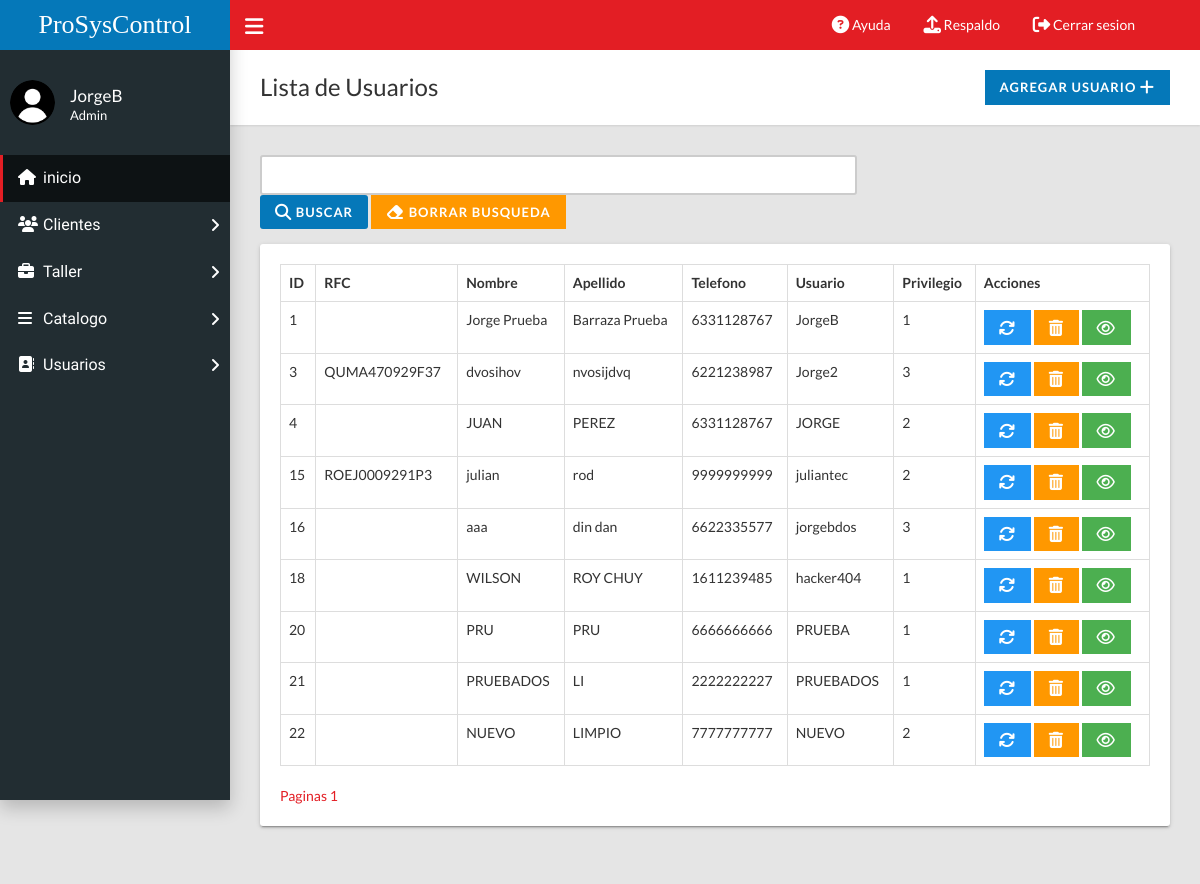
The app's page /home.php?c=usuario (signed in), older data.
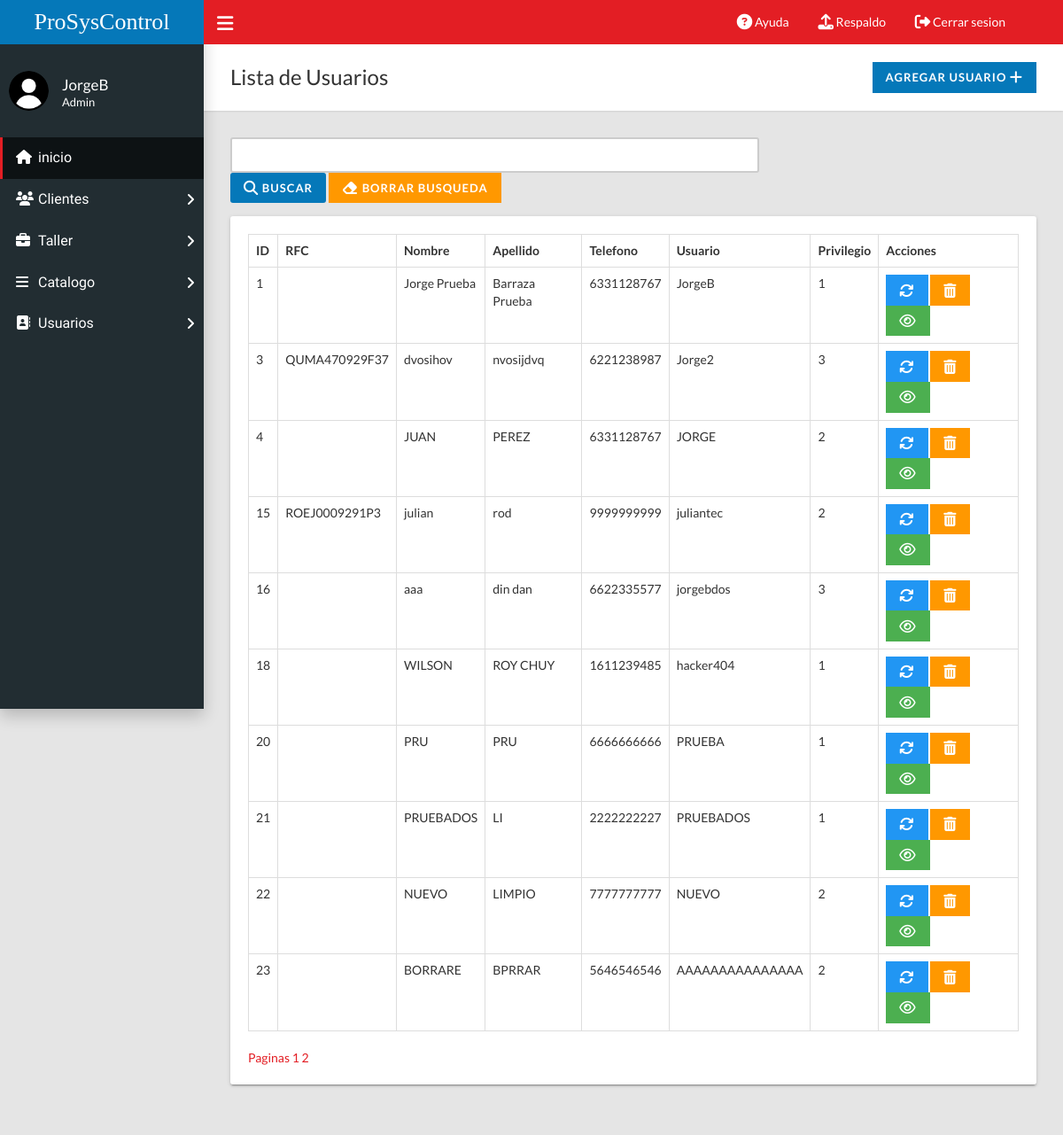
The same page, newer data.
### tables this page shows
CREATE TABLE `usuario` (
  `id` int(11) NOT NULL,
  `rfc` varchar(20) NOT NULL,
  `nombre` varchar(50) NOT NULL,
  `apellido` varchar(50) NOT NULL,
  `telefono` varchar(20) NOT NULL,
  `email` varchar(70) NOT NULL,
  `user` varchar(35) NOT NULL,
  `contrasenia` varchar(70) NOT NULL,
  `privilegio` varchar(1) NOT NULL
);

### controladores/usuario.controlador.php (called while the page is built, shortened)
<?php
require_once "modelos/usuario.php";
class UsuarioControlador{
    public function __CONSTRUCT(){
        $this->modelo = new Usuario;
    }
    public function Inicio(){
        require_once "vistas/encabezado.php";
        require_once "vistas/usuario/index.php";
        require_once "vistas/pie.php";
    }
}

### modelos/database.php (called while the page is built, shortened)
<?php
class Database{
    public static function Conectar(){
        try{
            $conexion = new PDO("mysql:host=".self::servidor.";dbname=".self::nombrebd.";charset=utf8", self::usuariobd,
            self::clave);
            $conexion -> setAttribute(PDO::ATTR_ERRMODE, PDO::ERRMODE_EXCEPTION);
            return $conexion;
        }catch(PDOException $e){
            return "Fallo " .$e->getMessage();
        }
    }
}

### modelos/usuario.php (called while the page is built, shortened)
<?php
class Usuario{
    private $pdo;
    public function __CONSTRUCT(){
        $this->pdo = Database::Conectar();
    }
    public function Listar(){
        try{
            $consulta = $this->pdo->prepare("SELECT * FROM usuario;");
            $consulta->execute();
            return $consulta->fetchAll(PDO::FETCH_OBJ);
        }catch(Exception $excepcion){
            die($excepcion->getMessage());
        }
    }
    public function Paginar($limite,$numerodeRegistros){
        try{
            $where="";
            $consulta = $this->pdo->prepare("SELECT * FROM `usuario` $where LIMIT $limite,$numerodeRegistros;");
            $consulta->execute();
            return $consulta->fetchAll(PDO::FETCH_OBJ);
        }catch(Exception $excepcion){
            die($excepcion->getMessage());
        }
    }
}

### vistas/usuario/index.php (the view, shortened to what this page needs)
<div class="content-wrapper">
  <div class="page-title">
    <div>
      <h1>Lista de Usuarios</h1>
    </div>
    <div>
      <?php if ($_SESSION['tipoUsuario'] != 'Secretario') { ?>
        <a class="btn btn-primary btn-flat" href="?c=usuario&a=FormCrear">Agregar usuario <i class="fa fa-lg fa-plus"></i></a>
      <?php } ?>
    </div>
  </div>
  <form class="form-horizontal" method="POST" <?php
                                              $url_busqueda = "";
                                              $url_paginacion = "";
                                              if (isset($_GET['pagina'])) {
                                                echo "action='?c=usuario&a=Buscar'";
                                                $url_paginacion = "&a=BuscaryPaginar&pagina=" . $_GET['pagina'];
                                              } else {
                                                echo "action='?c=usuario&a=Buscar'";
                                              }
                                              ?>>
    <div class="form-group">
      <div class="col-md-8">
        <?php if (isset($_GET['q'])) {
        ?><input class="form-control" name="campo" id="campo" type="text" required value="<?= $_GET['q'] ?>">
          <button class="btn btn-primary" type="submit" id="submitButton"><i class="fa fa-lg fa-search"></i> Buscar</button>
          <a class="btn btn-warning btn-flat" href="?c=usuario<?= $url_paginacion ?>" id="borrarBusButton"><i class="fa fa-lg fa-eraser"></i> Borrar busqueda</a>
        <?php
        } else {
        ?>
          <input class="form-control" name="campo" id="campo" type="text" required>
          <button class="btn btn-primary" type="submit" id="submitButton"><i class="fa fa-lg fa-search"></i> Buscar</button>
          <a class="btn btn-warning btn-flat" href="?c=usuario" id="borrarBusButton"><i class="fa fa-lg fa-eraser"></i> Borrar busqueda</a>
        <?php
        }
        ?>
      </div>
    </div>
    <div>
  </form>
  <div class="row">
    <div class="col-md-12">
      <div class="card">
        <div class="card-body">
          <div class="table-responsive">
            <table class="table table-hover table-bordered" role="grid" id="sampleTable">
              <thead>
                <tr>
                  <th>ID</th>
                  <th>RFC</th>
                  <th>Nombre</th>
                  <th>Apellido</th>
                  <th>Telefono</th>
                  <th>Usuario</th>
                  <th>Privilegio</th>
                  <th>Acciones</th>
                </tr>
              </thead>
              <tbody>
                <?php
                $registros_por_pagina = 10;
                $total_registros = count($this->modelo->Listar());
                if (isset($_GET['pagina'])) {
                  $pagina_actual = $_GET['pagina'];
                  foreach ($this->modelo->Paginar(($_GET['pagina'] - 1) * $registros_por_pagina, $registros_por_pagina) as $usuarioSQL) : ?>
                    <tr>
                    <td><?= $usuarioSQL->id ?></td>
                      <td><?= $usuarioSQL->rfc ?></td>
                      <td><?= $usuarioSQL->nombre ?></td>
                      <td><?= $usuarioSQL->apellido ?></td>
                      <td><?= $usuarioSQL->telefono ?></td>
                      <td><?= $usuarioSQL->user ?></td>
                      <td><?= $usuarioSQL->privilegio ?></td>
                      <td><?php if ($_SESSION['tipoUsuario'] != 'Secretario') { ?>
                          <a class="btn btn-info btn-flat" href="?c=usuario&a=FormCrear&id=<?= $usuarioSQL->id ?>"><i class="fa fa-lg fa-refresh"></i></a>
                          <a class="btn btn-warning btn-flat" onclick="Eliminar('?c=usuario&a=Borrar&id=<?= $usuarioSQL->id ?>')"><i class="fa fa-lg fa-trash"></i></a>
                        <?php } ?>
                        <a class="btn btn-success btn-flat" href="?c=usuario&a=FormConsultar&id=<?= $usuarioSQL->id ?>"><i class="fa fa-lg fa-eye"></i></a>
                      </td>
                    </tr>
                  <?php endforeach;
                } else {
                  foreach ($this->modelo->Paginar(0, $registros_por_pagina) as $usuarioSQL) : ?>
                    <tr>
                      <td><?= $usuarioSQL->id ?></td>
                      <td><?= $usuarioSQL->rfc ?></td>
                      <td><?= $usuarioSQL->nombre ?></td>
                      <td><?= $usuarioSQL->apellido ?></td>
                      <td><?= $usuarioSQL->telefono ?></td>
                      <td><?= $usuarioSQL->user ?></td>
                      <td><?= $usuarioSQL->privilegio ?></td>
                      <td><?php if ($_SESSION['tipoUsuario'] != 'Secretario') { ?>
                          <a class="btn btn-info btn-flat" href="?c=usuario&a=FormCrear&id=<?= $usuarioSQL->id ?>"><i class="fa fa-lg fa-refresh"></i></a>
                          <a class="btn btn-warning btn-flat" onclick="Eliminar('?c=usuario&a=Borrar&id=<?= $usuarioSQL->id ?>')"><i class="fa fa-lg fa-trash"></i></a>
                        <?php } ?>
                        <a class="btn btn-success btn-flat" href="?c=usuario&a=FormConsultar&id=<?= $usuarioSQL->id ?>"><i class="fa fa-lg fa-eye"></i></a>
                      </td>
                    </tr>
                  <?php endforeach;
                }
                ?>
              </tbody>
            </table>
          </div>
          <div class="dataTables_paginate paging_simple_numbers">
            <?php
            $num_paginas = ceil($total_registros / $registros_por_pagina);
            echo "<a class='btn-btn-secondary' type='button'>Paginas  </a> ";
            for ($i = 1; $i <= $num_paginas; $i++) {
              echo "<a class='page-link' href='?c=usuario&a=PaginarN&pagina=$i$url_busqueda'>$i</a> ";
            }
            ?>
          </div>
        </div>
      </div>
    </div>
  </div>
</div>
</div>

### home.php (shortened to what this page needs)
<?php
require_once "modelos/database.php";
if(isset($_SESSION['usuario'])){
    if(!isset($_GET['c'])){
        require_once "controladores/inicio.controlador.php";
        $controlador = new InicioControlador();
        call_user_func(array($controlador, "Inicio"));
    }else{
        $controlador = new $controlador;
        $accion = isset($_GET['a']) ? $_GET['a'] : "Inicio";
        call_user_func(array($controlador, $accion));
    }
}
else{ include("index.php");$this->sweet_alerts("Sesion no iniciada");}

### vistas/encabezado.php (shortened to what this page needs)
<!DOCTYPE html>
<html>
<head>
  <link rel="stylesheet" type="text/css" href="assets/css/main.css">
  <link href='https://unpkg.com/boxicons@2.1.4/css/boxicons.min.css' rel='stylesheet'>
  <?php
  require_once "modelos/database.php";
  $usuario = $_SESSION['usuario'];
  ?>
</head>
<body class="sidebar-mini fixed">
  <div class="wrapper">
    <header class="main-header hidden-print"><a class="logo" href="home.php">ProSysControl </a>
      <nav class="navbar navbar-static-top">
        <a class="sidebar-toggle" href="#" data-toggle="offcanvas"></a>
        <div class="navbar-custom-menu">
          <ul class="top-nav">
            <li><a href="https://www.youtube.com/watch?v=0dCa3m91flU&ab_channel=ReggaetonCity" target="_blank"><i class="fa fa-question-circle fa-lg"></i> Ayuda</a></li>
            <?php if ($_SESSION['tipoUsuario'] == 'Admin') { ?>
                <li><a href="?c=inicio&a=res"><i class="fa fa-upload fa-lg"></i> Respaldo</a></li>
                <?php } ?>
            <li><a href="?c=inicio&a=Salir"><i class="fa fa-sign-out fa-lg"></i> Cerrar sesion</a></li>
          </ul>
        </div>
      </nav>
    </header>
    <aside class="main-sidebar hidden-print">
      <section class="sidebar">
        <div class="user-panel">
          <div class="pull-left image"><img class="img-circle" src="assets/css/usuario.png" alt="User Image"></div>
          <div class="pull-left info">
            <p><?php echo ($usuario) ?></p>
            <p class="designation"><?php echo ($_SESSION['tipoUsuario']) ?></p>
          </div>
        </div>
        <ul class="sidebar-menu">
          <li class="active"><a href="home.php"><i class="fa fa-home"></i><span>inicio</span></a></li>
          <li class="treeview"><a href="#"><i class="fa fa-users"></i><span>Clientes</span><i class="fa fa-angle-right"></i></a>
          </li>
          <li class="treeview"><a href="#"><i class="fa fa-briefcase"></i><span>Taller</span><i class="fa fa-angle-right"></i></a>
          </li>
          <?php if ($_SESSION['tipoUsuario'] != 'Tecnico') { ?>
            <li class="treeview"><a href="#"><i class="fa fa-solid fa-bars"></i><span>Catalogo</span><i class="fa fa-angle-right"></i></a>
            </li>
          <?php } ?>
          <?php if ($_SESSION['tipoUsuario'] != 'Tecnico') { ?>
            <li class="treeview"><a href="#"><i class="fa fa-address-book"></i><span>Usuarios</span><i class="fa fa-angle-right"></i></a>
            </li>
          <?php } ?>
        </ul>
      </section>
    </aside>

### vistas/pie.php (shortened to what this page needs)
  </body>
</html>

Row changes from the older to the newer data that the page shows:
added usuario: id "23", nombre "BORRARE", apellido "BPRRAR", telefono "5646546546", user "AAAAAAAAAAAAAAA", privilegio "2"
Text that changed along with them:
new list line: "2"
